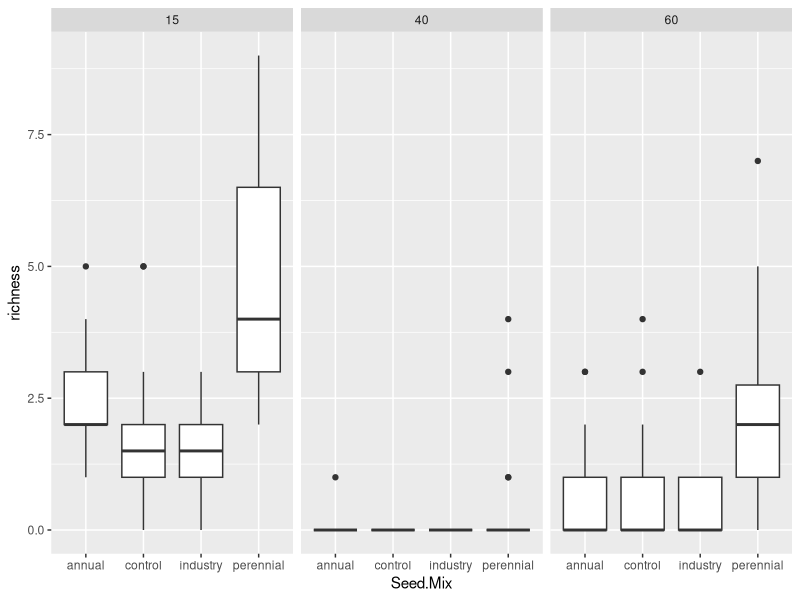
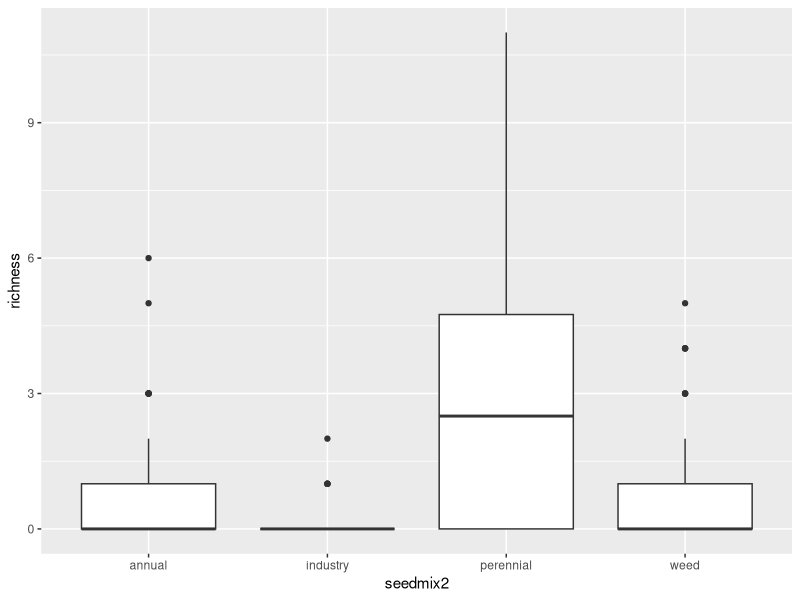

Write the R code that produced these figures, in order.
## POLLINATOR THESIS PROJECT FIGURES
## Taxonomic richness by seed mix


## Libraries needed
library(tidyverse)
library(ggplot2)
library(dplyr)

#############################
#############################
## Import data
## Clean up column names and columns


#add in a full plot list to account for zeroes
plots <- read.csv("canopy_cover.csv")%>%
  filter(year==2021)%>% #have to do this here
  mutate(seedmix=ifelse(seedmix=="annuals", "annual", ifelse(seedmix=="perennials", "perennial", seedmix)))%>%
  dplyr::select(1:4)
names(plots) <- c("Orchard.Age", "Block", "Management", "Seed.Mix")

collectedpollinators_combined <- read.csv("collectedpollinators_combined.csv")
names(collectedpollinators_combined) <- c("Year", "Day","Month", "Orchard.Age","Block","Management",
                                          "Seed.Mix","Host.Plant","Order","Genus", "Notes",
                                          "Weed.ID", "Count")

collectedpollinators <- collectedpollinators_combined%>%
  mutate(Management=ifelse(Management=="flailscrape"|Management=="scraped", "scraped", ifelse(Management=="flail"|Management=="flailed", "flailed", "unmanaged")))%>%
  mutate(Seed.Mix=ifelse(Seed.Mix=="annuals"|Seed.Mix=="annual", "annual", ifelse(Seed.Mix=="perennials"|Seed.Mix=="perennial", "perennial", Seed.Mix)))%>%
  group_by(Year, Orchard.Age, Block, Management, Seed.Mix, Host.Plant, Order, Genus)%>%
  summarize(Count=sum(Count))
seedmix.rich<-collectedpollinators%>% #this is just the richness in each plot (ignoring what the species is)
  ungroup()%>%
  group_by(Orchard.Age, Block, Management, Seed.Mix)%>%
 summarize(richness=length(unique(Genus)))
seedmix.rich<-full_join(plots, seedmix.rich)%>%
  mutate(richness=ifelse(is.na(richness), 0, richness))

#############################
#############################

## First, I need to filter the collected pollinators dataset to find the taxonomic
## richness for each seed mix
## To do this, I don't actually want to use the 'Seed.Mix' column, since it's just
## the sub-plot that the insect was collected in and might have escapee plants in it.
## Instead, I should be able to filter by the actual plant that an insect was collected on
## and put it in the corresponding seed mix category
## E.g., if an insect was collected off of Achillea that was in the 'annual' subplot, I'll
## just look at the plant identity it was collected off of when adding it to the taxonomic
## richness value for the perennial seed mix -- so it doesn't matter that it was collected
## in an annual sub-plot.

annualspecies <- c("collomia", "amsinckia", "clarkia", "epilobium", "gilia",
                    "lotus", "plectritis", "sanguisorba")

perennialspecies <- c("achillea", "agoseris", "lomatium", "potentilla",
                                                      "prunella", "viola", "geum", "eriophyllum")

industryspecies <- c("barley", "oats", "vetch", "clover")

taxonomicrichness<-collectedpollinators%>% #this is just the richness in each plot (ignoring what the species is)
  mutate(seedmix2=ifelse(Host.Plant%in%perennialspecies, "perennial",
                         ifelse(Host.Plant%in%annualspecies, "annual", 
                                ifelse(Host.Plant%in%industryspecies, "industry", 
                                       ifelse(Host.Plant=="weed","weed", Host.Plant)))))%>%
  ungroup()%>%
  group_by(Orchard.Age, Block, Management, seedmix2)%>%
  summarize(richness=length(unique(Genus)))

newplots<-plots%>%  #convert to species types
  mutate(seedmix2=ifelse(Seed.Mix=="control", "weed", Seed.Mix))%>%
  dplyr::select(-Seed.Mix)

taxonomicrichness<-full_join(newplots, taxonomicrichness)%>% #need zeroes
  mutate(richness=ifelse(is.na(richness), 0, richness))



#############################
#############################

## Plot
## I want to do a box plot with error bars

#version 1: the actual seedmix
ggplot(subset(seedmix.rich, Seed.Mix!="megamix"), aes(x=Seed.Mix, y=richness))+geom_boxplot()+ #how did megamix get in here?
  facet_wrap(~Orchard.Age)

#version 2: based on species type
ggplot(subset(taxonomicrichness, seedmix2!="megamix"), aes(x=seedmix2, y=richness))+geom_boxplot() ##+ #how did megamix get in here?
  facet_wrap(~Orchard.Age)


#############################
#############################
## Statistics
## I want to do a similar stat test (anova and Tukey) to what I did for visitations to see
## if there's statistically significant differences in richness between seed mixes.

seedmixrichnessmeans<-taxonomicrichness%>%
ungroup()%>%
    group_by(Orchard.Age, Block, seedmix2)
  
aov <- aov(richness~seedmix2, data=seedmixrichnessmeans)
summary(aov)

## issue -- megamix shouldn't be in here; it's all zeroes
  
tukey <- TukeyHSD(aov, conf.level=.95)

## there is a statistically significant difference between perennials and industry, and
## perennials and weeds
